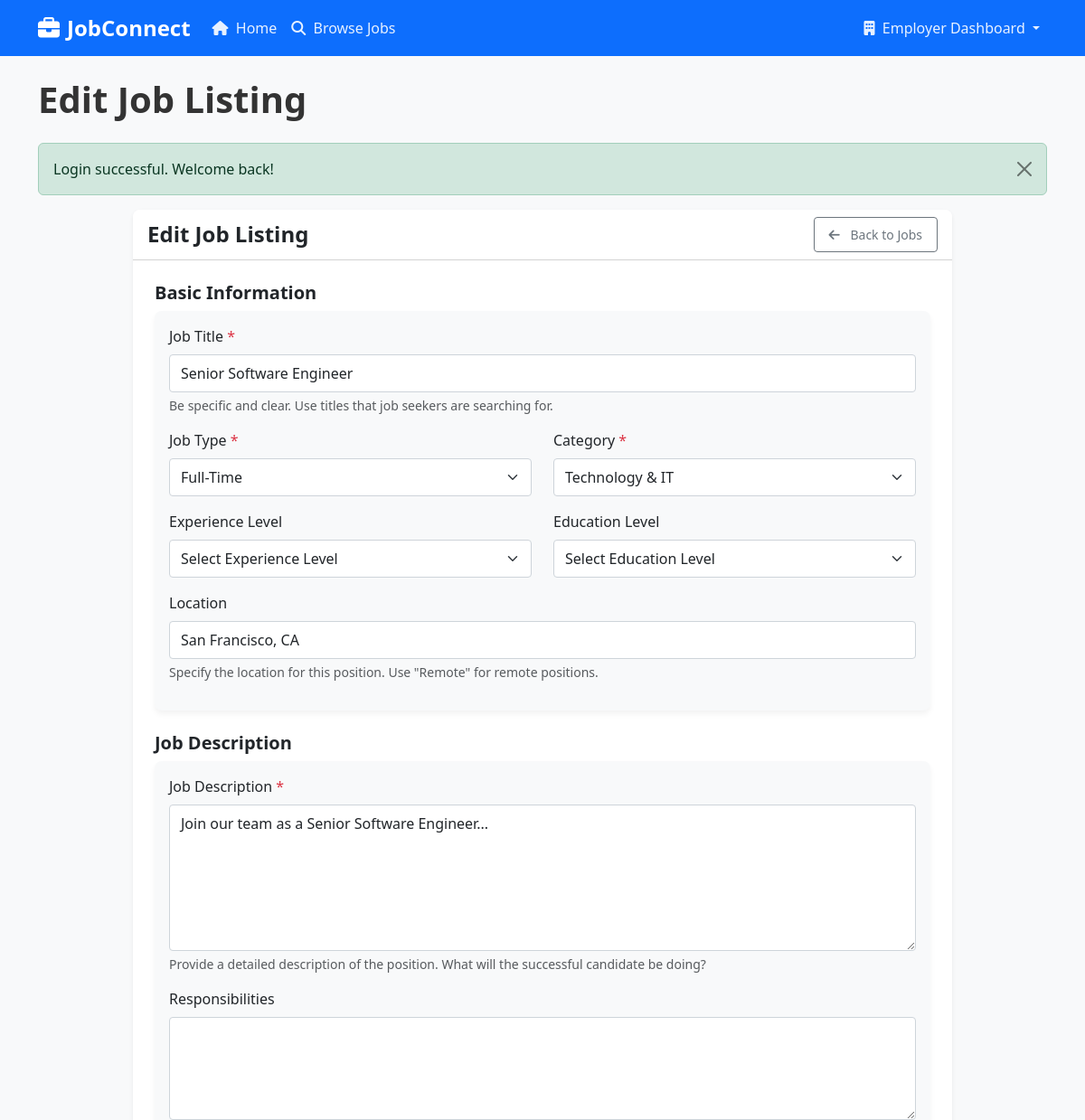
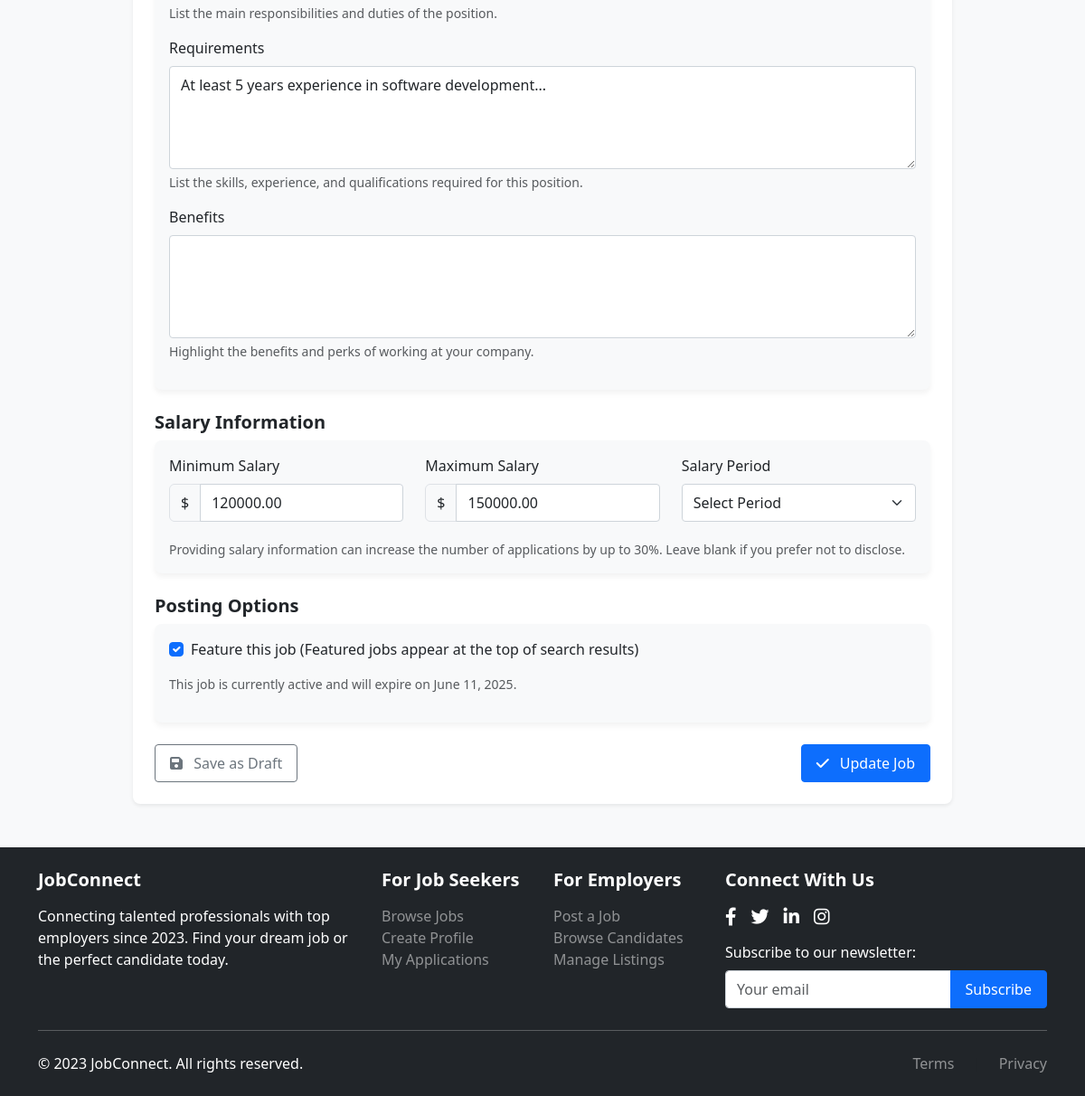
Screenshot of /employer/edit-job.php?id=1 (signed in) with the database file from the repository (2 pictures, top to bottom).
### tables this page shows
CREATE TABLE IF NOT EXISTS `jobs` (
  `id` int(11) NOT NULL AUTO_INCREMENT,
  `employer_id` int(11) NOT NULL,
  `title` varchar(255) NOT NULL,
  `location` varchar(255) DEFAULT NULL,
  `job_type` varchar(50) DEFAULT NULL,
  `category` varchar(100) DEFAULT NULL,
  `description` text NOT NULL,
  `requirements` text DEFAULT NULL,
  `responsibilities` text DEFAULT NULL,
  `salary_min` decimal(10,2) DEFAULT NULL,
  `salary_max` decimal(10,2) DEFAULT NULL,
  `salary_period` varchar(20) DEFAULT NULL,
  `benefits` text DEFAULT NULL,
  `application_url` varchar(255) DEFAULT NULL,
  `featured` tinyint(1) NOT NULL DEFAULT 0,
  `status` enum('draft','active','expired','closed') NOT NULL DEFAULT 'active',
  `created_at` timestamp NOT NULL DEFAULT CURRENT_TIMESTAMP,
  `updated_at` timestamp NOT NULL DEFAULT CURRENT_TIMESTAMP ON UPDATE CURRENT_TIMESTAMP,
  `expires_at` datetime NOT NULL,
  PRIMARY KEY (`id`),
  KEY `employer_id` (`employer_id`),
  CONSTRAINT `jobs_ibfk_1` FOREIGN KEY (`employer_id`) REFERENCES `employers` (`id`) ON DELETE CASCADE
);

### includes/functions.php (called while the page is built, shortened)
<?php
function getJobCategories() {
    return [
        'technology' => 'Technology & IT',
        'healthcare' => 'Healthcare & Medical',
        'education' => 'Education & Training',
        'finance' => 'Finance & Banking',
        'marketing' => 'Marketing & Sales',
        'engineering' => 'Engineering & Construction',
        'creative' => 'Creative & Design',
        'hospitality' => 'Hospitality & Tourism',
        'legal' => 'Legal & Compliance',
        'administrative' => 'Administrative & Support',
        'retail' => 'Retail & Customer Service',
        'manufacturing' => 'Manufacturing & Production',
        'transport' => 'Transport & Logistics',
        'hr' => 'Human Resources',
        'other' => 'Other'
    ];
}
function getEmploymentTypes() {
    return [
        'full-time' => 'Full-Time',
        'full_time' => 'Full-Time',
        'part-time' => 'Part-Time',
        'part_time' => 'Part-Time',
        'contract' => 'Contract',
        'temporary' => 'Temporary',
        'internship' => 'Internship',
        'remote' => 'Remote',
        'freelance' => 'Freelance'
    ];
}
?>

### employer/edit-job.php (the view, shortened to what this page needs)
<?php
$page_header = "Edit Job Listing";
require_once '../config/db.php';
require_once '../includes/functions.php';
$job_id = intval($_GET['id']);
$job_query = "SELECT * FROM jobs WHERE id = ? AND employer_id = ?";
$stmt = $conn->prepare($job_query);
$stmt->bind_param("ii", $job_id, $_SESSION['user_id']);
$stmt->execute();
$job_result = $stmt->get_result();
$job = $job_result->fetch_assoc();
$job_categories = getJobCategories();
$employment_types = getEmploymentTypes();
include_once '../includes/header.php';
?>
<div class="container mb-5">
    <div class="row">
        <div class="col-lg-10 mx-auto">
            <div class="card border-0 shadow-sm">
                <div class="card-header bg-white">
                    <div class="d-flex justify-content-between align-items-center">
                        <h4 class="mb-0"><?php echo $page_header; ?></h4>
                        <a href="manage-jobs.php" class="btn btn-outline-secondary btn-sm">
                            <i class="fas fa-arrow-left me-2"></i> Back to Jobs
                        </a>
                    </div>
                </div>
                <div class="card-body p-4">
                    <form action="<?php echo htmlspecialchars($_SERVER["PHP_SELF"] . "?id=" . $job_id); ?>" method="post">
                        <div class="mb-4">
                            <h5>Basic Information</h5>
                            <div class="card bg-light border-0 mb-3">
                                <div class="card-body">
                                    <div class="mb-3">
                                        <label for="title" class="form-label">Job Title <span class="text-danger">*</span></label>
                                        <input type="text" class="form-control" id="title" name="title"
                                               value="<?php echo isset($_POST['title']) ? htmlspecialchars($_POST['title']) : htmlspecialchars($job['title']); ?>"
                                               required autofocus>
                                        <div class="form-text">Be specific and clear. Use titles that job seekers are searching for.</div>
                                    </div>
                                    <div class="row">
                                        <div class="col-md-6 mb-3">
                                            <label for="job_type" class="form-label">Job Type <span class="text-danger">*</span></label>
                                            <select class="form-select" id="job_type" name="job_type" required>
                                                <?php foreach($employment_types as $key => $value): ?>
                                                    <option value="<?php echo $key; ?>" <?php echo (isset($_POST['job_type']) ? $_POST['job_type'] == $key : $job['job_type'] == $key) ? 'selected' : ''; ?>>
                                                        <?php echo htmlspecialchars($value); ?>
                                                    </option>
                                                <?php endforeach; ?>
                                            </select>
                                        </div>
                                        <div class="col-md-6 mb-3">
                                            <label for="category" class="form-label">Category <span class="text-danger">*</span></label>
                                            <select class="form-select" id="category" name="category" required>
                                                <?php foreach($job_categories as $key => $value): ?>
                                                    <option value="<?php echo $key; ?>" <?php echo (isset($_POST['category']) ? $_POST['category'] == $key : $job['category'] == $key) ? 'selected' : ''; ?>>
                                                        <?php echo htmlspecialchars($value); ?>
                                                    </option>
                                                <?php endforeach; ?>
                                            </select>
                                        </div>
                                    </div>
                                    <div class="row">
                                        <div class="col-md-6 mb-3">
                                            <label for="experience_level" class="form-label">Experience Level</label>
                                            <select class="form-select" id="experience_level" name="experience_level">
                                                <option value="">Select Experience Level</option>
                                            </select>
                                        </div>
                                        <div class="col-md-6 mb-3">
                                            <label for="education_level" class="form-label">Education Level</label>
                                            <select class="form-select" id="education_level" name="education_level">
                                                <option value="">Select Education Level</option>
                                            </select>
                                        </div>
                                    </div>
                                    <div class="mb-3">
                                        <label for="location" class="form-label">Location</label>
                                        <input type="text" class="form-control" id="location" name="location"
                                               value="<?php echo isset($_POST['location']) ? htmlspecialchars($_POST['location']) : htmlspecialchars($job['location']); ?>">
                                        <div class="form-text">Specify the location for this position. Use "Remote" for remote positions.</div>
                                    </div>
                                </div>
                            </div>
                        </div>
                        <div class="mb-4">
                            <h5>Job Description</h5>
                            <div class="card bg-light border-0 mb-3">
                                <div class="card-body">
                                    <div class="mb-3">
                                        <label for="description" class="form-label">Job Description <span class="text-danger">*</span></label>
                                        <textarea class="form-control" id="description" name="description" rows="6" required><?php echo isset($_POST['description']) ? htmlspecialchars($_POST['description']) : htmlspecialchars($job['description']); ?></textarea>
                                        <div class="form-text">Provide a detailed description of the position. What will the successful candidate be doing?</div>
                                    </div>
                                    <div class="mb-3">
                                        <label for="responsibilities" class="form-label">Responsibilities</label>
                                        <textarea class="form-control" id="responsibilities" name="responsibilities" rows="4"></textarea>
                                        <div class="form-text">List the main responsibilities and duties of the position.</div>
                                    </div>
                                    <div class="mb-3">
                                        <label for="requirements" class="form-label">Requirements</label>
                                        <textarea class="form-control" id="requirements" name="requirements" rows="4"><?php echo isset($_POST['requirements']) ? htmlspecialchars($_POST['requirements']) : htmlspecialchars($job['requirements']); ?></textarea>
                                        <div class="form-text">List the skills, experience, and qualifications required for this position.</div>
                                    </div>
                                    <div class="mb-3">
                                        <label for="benefits" class="form-label">Benefits</label>
                                        <textarea class="form-control" id="benefits" name="benefits" rows="4"><?php echo isset($_POST['benefits']) ? htmlspecialchars($_POST['benefits']) : htmlspecialchars($job['benefits']); ?></textarea>
                                        <div class="form-text">Highlight the benefits and perks of working at your company.</div>
                                    </div>
                                </div>
                            </div>
                        </div>
                        <div class="mb-4">
                            <h5>Salary Information</h5>
                            <div class="card bg-light border-0 mb-3">
                                <div class="card-body">
                                    <div class="row">
                                        <div class="col-md-4 mb-3">
                                            <label for="salary_min" class="form-label">Minimum Salary</label>
                                            <div class="input-group">
                                                <span class="input-group-text">$</span>
                                                <input type="number" class="form-control" id="salary_min" name="salary_min" min="0" step="0.01"
                                                       value="<?php echo isset($_POST['salary_min']) ? htmlspecialchars($_POST['salary_min']) : htmlspecialchars($job['salary_min']); ?>">
                                            </div>
                                        </div>
                                        <div class="col-md-4 mb-3">
                                            <label for="salary_max" class="form-label">Maximum Salary</label>
                                            <div class="input-group">
                                                <span class="input-group-text">$</span>
                                                <input type="number" class="form-control" id="salary_max" name="salary_max" min="0" step="0.01"
                                                       value="<?php echo isset($_POST['salary_max']) ? htmlspecialchars($_POST['salary_max']) : htmlspecialchars($job['salary_max']); ?>">
                                            </div>
                                        </div>
                                        <div class="col-md-4 mb-3">
                                            <label for="salary_period" class="form-label">Salary Period</label>
                                            <select class="form-select" id="salary_period" name="salary_period">
                                                <option value="">Select Period</option>
                                            </select>
                                        </div>
                                    </div>
                                    <div class="form-text">Providing salary information can increase the number of applications by up to 30%. Leave blank if you prefer not to disclose.</div>
                                </div>
                            </div>
                        </div>
                        <div class="mb-4">
                            <h5>Posting Options</h5>
                            <div class="card bg-light border-0 mb-3">
                                <div class="card-body">
                                    <div class="form-check mb-3">
                                        <input class="form-check-input" type="checkbox" id="featured" name="featured" value="1"
                                               <?php echo (isset($_POST['featured']) ? $_POST['featured'] == 1 : $job['featured'] == 1) ? 'checked' : ''; ?>>
                                        <label class="form-check-label" for="featured">
                                            Feature this job (Featured jobs appear at the top of search results)
                                        </label>
                                    </div>
                                    <div class="form-text mb-3">
                                        <?php if($job['status'] == 'active'): ?>
                                            This job is currently active and will expire on <?php echo date('F j, Y', strtotime($job['expires_at'])); ?>.
                                        <?php else: ?>
                                            When published, this job will be active for 30 days.
                                        <?php endif; ?>
                                    </div>
                                </div>
                            </div>
                        </div>
                        <div class="d-flex justify-content-between">
                            <?php if($job['status'] == 'active'): ?>
                                <button type="submit" name="save_as_draft" class="btn btn-outline-secondary">
                                    <i class="fas fa-save me-2"></i> Save as Draft
                                </button>
                                <button type="submit" class="btn btn-primary">
                                    <i class="fas fa-check me-2"></i> Update Job
                                </button>
                            <?php endif; ?>
                        </div>
                    </form>
                </div>
            </div>
        </div>
    </div>
</div>
<?php
include_once '../includes/footer.php';
?>

### rows the page displays
jobs: title "Senior Software Engineer", job_type "Full-Time", category "Technology & IT", location "San Francisco, CA", description "Join our team as a Senior Software Engineer...", requirements "At least 5 years experience in software development...", salary_min "120000.00", salary_max "150000.00", featured "☑", expires_at "June 11, 2025"

### other values shown
$page_header "Edit Job Listing"
$_SESSION['message'] "Login successful. Welcome back!"
